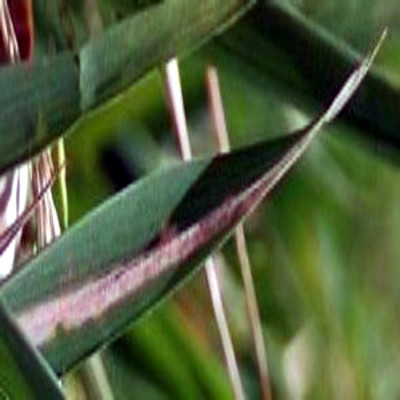
#> input picture dataset/images/bacterial/31.jpg, 400 x 400 px
$ python -i util.py   (imports and definitions only)
#> lines starting #> are read from the running program, lines starting #| are printed output that depends on the picture; after the words box and inside, x2 and y2 are one past the last pixel; in counts of white or black regions, pixels touching at a corner belong together
### utilities/const.py
import sys

from sklearn.calibration import LabelEncoder
from sklearn.discriminant_analysis import StandardScaler

sys.path.append(r'lib')
sys.path.append(r'utilities')
sys.path.append(r'pre')

import os
import cv2
import numpy as np
from enum import Enum
from sklearn.metrics import accuracy_score
from sklearn.model_selection import KFold, cross_val_score, train_test_split
from sklearn.svm import SVC
from utilities.features import *

"""
INITIAL PAThS
"""
MODEL_PATH = r'dataset\model\models'
SCALER_PATH = r'dataset\model\scalers'
FEATURE_PATH = r'dataset\model\features'
SEGMENTED_PATH = r'dataset\segmented'
AUGMENTED_PATH = r'dataset\augmented'
DATA_PATH = r'dataset\model'
CAPTURED_PATH = r'dataset\captured'
NEW_PATH = r'dataset\training'
TRAINING_PATH = r'dataset\finalized\training'
VALIDATION_PATH = r'dataset\finalized\validation'
TESTING_PATH = r'dataset\finalized\testing'
UNLABLED_PATH = r'dataset\plants'
PHILRICE_PATH = r'dataset\philrice'
DATASET_PATH = r'dataset\mix and match\ONNO'
SEG_PATH = r'dataset\model'
LOGS_PATH = r'reports'

"""
GENERAL CONSTANTS
"""
class Model(Enum):
    BaseModel       = 0
    ParticleSwarm   = 1
    AntColony       = 2
    ArtificialBee   = 3

class Disease(Enum):
    blb     =   0
    hlt     =   1
    rb     =   2
    sb     =   3

label_encoder = LabelEncoder()

DISEASES = ['blb', 'hlt', 'rb', 'sb']
CLASSIFIER = SVC(C=10, kernel='rbf', probability=True)
CORES = os.cpu_count() // 2
CORES = CORES if CORES // 2 >= os.cpu_count() else CORES + 1
PARAM_GRID = {
    'C': [0.1, 1, 10],
    'kernel': ['rbf'],
    'gamma': ['scale', 'auto'] + [0.1, 1],
    # 'coef0': [0.0, 2.0],
    'class_weight': [None, 'balanced'],
    'decision_function_shape': ['ovr', 'ovo'],
    # 'shrinking': [True, False],
    'probability': [True, False],  # Add this line to control the randomness of the underlying implementation
    # 'random_state': [None, 0, 42]  # Add this line to control the seed of the random number generator
}
FOLDS = 4 # Amount of folds, KFOLD is automatically applied if FOLDS > 1
SHUFFLE = True # False to ensure replicability over all models

R_STATE = None # Select Random State to ensure replicablity
TEST_SIZE = 0.2 #  Percentage of test size
VAL_SIZE = 0.25
"""
OBJECTIVE FUNCTION
"""

# [54 lines left out: functions fitness_cv, fitness, fitness_pso, not called in this run]

"""
FOR PRE-PROCESSING
"""
WIDTH, HEIGHT = 500, 500
FEAT_W = FEAT_H = 100
LTHRESHOLD = 128
DENOISE_KERNEL = (3, 3)
DENOISE_SIGMA = 0

LB = 191
UB = 251

SHARPEN_KERNEL = np.array([[-1, -1, -1],
                           [-1, 9, -1],
                           [-1, -1, -1]], dtype=np.float32)

AUGMENTATIONS = [
    ('H_FLIP', lambda img: cv2.flip(img, 1)),
    ('V_FLIP', lambda img: cv2.flip(img, 0)),
    ('ROT90C', lambda img: cv2.rotate(img, cv2.ROTATE_90_CLOCKWISE)),
    ('ROT180', lambda img: cv2.rotate(img, cv2.ROTATE_180)),
    ('ROT90O', lambda img: cv2.rotate(img, cv2.ROTATE_90_COUNTERCLOCKWISE)),
    ('CONINC', lambda img: cv2.convertScaleAbs(img, alpha=1.5, beta=0)),
    ('CONDEC', lambda img: cv2.convertScaleAbs(img, alpha=0.5, beta=0)),
    ('BR_INC', lambda img: cv2.convertScaleAbs(img, alpha=1, beta=50)),
    ('BR_DEC', lambda img: cv2.convertScaleAbs(img, alpha=1, beta=-50)),
    ('IMBLUR', lambda img: cv2.GaussianBlur(img, (5, 5), 0)),  # Apply Gaussian blur
    ('SHARPN', lambda img: cv2.filter2D(img, -1, SHARPEN_KERNEL)),  # Apply sharpening filter
]
"""
FOR FEATURE EXTRACTION
"""
# HOG (SHAPE) FEATURES
PPC = (8, 8)
CPB = (1, 1)
ORIENT = 8

# LBP (TEXTURE) FEATURES
RADIUS = 1
POINTS = 8 * RADIUS

# GLCM (TEXTURE) FEATURES
DISTANCE = 1
ANGLES = 0
LEVELS = 256

# COLOR COHERANCE FEATURES
N_BINS = 8

FEATURES = {
    'SHP-HOG' : lambda image: getHOGFeatures(image, ORIENT, PPC, CPB),
    # 'IMG-HOG' : lambda image: getHOGImageFeatures(image, ORIENT, PPC, CPB),
    'TXR-GLCM': lambda image: getGLCMFeatures(image, DISTANCE, ANGLES, LEVELS),
    'TXR-LBP' : lambda image: getLBPFeatures(image, RADIUS, POINTS),
    'COL-HSV' : lambda image: getHSVFeatures(image),
    'COL-LAB' : lambda image: getLABFeatures(image),
    'COL-RGB' : lambda image: getRGBFeatures(image),
    'COL-STAT' : lambda image: getStatFeatures(image),
    'COL-COLHIST': lambda image: getColHistFeatures(image),
    'COL-CCV': lambda image: getCCVFeatures(image, N_BINS)
}

GROUPED_FEATURES = {}
for feature, _ in FEATURES.items():
    prefix = feature.split('-')[0]  # Extract the prefix
    if prefix not in GROUPED_FEATURES:
        GROUPED_FEATURES[prefix] = []
    GROUPED_FEATURES[prefix].append(feature)

### utilities/util.py
import sys
import cv2
import numpy as np
import joblib, functools
from pre.segment import segment_leaf

from utilities.const import *

def displayImages(size=175, **imgs):
    for model, img in imgs.items():
        img = cv2.resize(img, (size, size))
        cv2.imshow(model, img)

def displayChannels(image, size=150, alpha=1, upper=255, lower=127, eq=True, mask=False):
#> called with size = 150, alpha = 1, upper = 255, lower = 127, eq = True, mask = False
    rgb = cv2.medianBlur(image, ksize=3)
    lab = cv2.cvtColor(rgb, cv2.COLOR_RGB2LAB)
#> lab: shape (400, 400, 3); mean of channels 0, 1, 2 96.5, 117.1, 145.4
    hsv = cv2.cvtColor(rgb, cv2.COLOR_RGB2HSV)
#> hsv: shape (400, 400, 3); mean H, S, V 54, 118.7, 98.5

    l, a, B = cv2.split(lab)
    h, s, v = cv2.split(hsv)
    r, g, c = cv2.split(rgb)

    l = cv2.equalizeHist(l)
    a = cv2.equalizeHist(a)
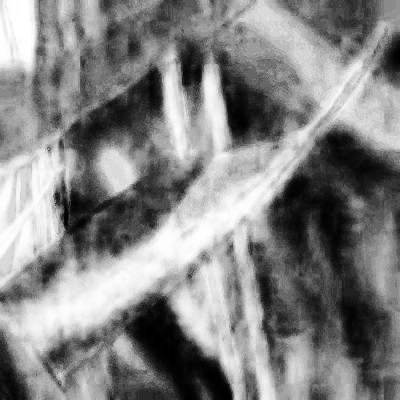
#> a: shape (400, 400); min 0, max 255, mean 131.4
    B = cv2.equalizeHist(B)
    h = cv2.equalizeHist(h)
    s = cv2.equalizeHist(s)
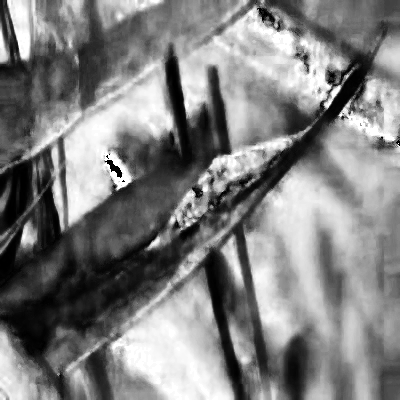
#> s: shape (400, 400); min 0, max 255, mean 127.8
    v = cv2.equalizeHist(v)
    r = cv2.equalizeHist(r)
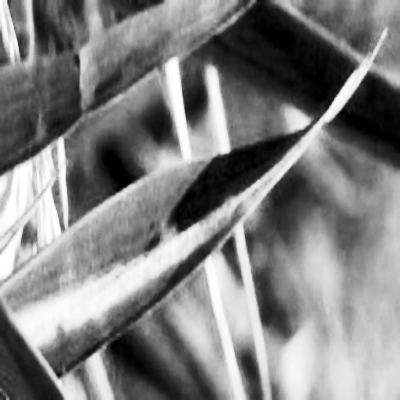
#> r: shape (400, 400); min 0, max 255, mean 127.7
    g = cv2.equalizeHist(g)
    c = cv2.equalizeHist(c)
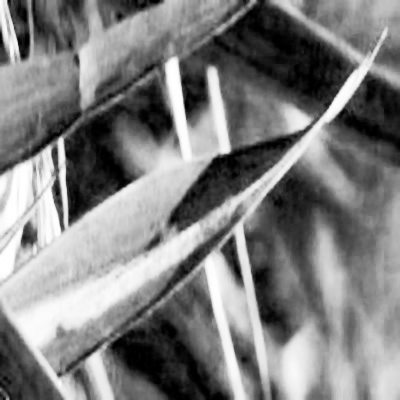
#> c: shape (400, 400); min 0, max 255, mean 127.1

    # a = 255-a
    # B = 255-B
    # l = 255-l

    l = cv2.convertScaleAbs(l, alpha=alpha)
    a = cv2.convertScaleAbs(a, alpha=alpha)
    B = cv2.convertScaleAbs(B, alpha=alpha)
    h = cv2.convertScaleAbs(h, alpha=alpha)
    s = cv2.convertScaleAbs(s, alpha=alpha)
    v = cv2.convertScaleAbs(v, alpha=alpha)
    r = cv2.convertScaleAbs(r, alpha=alpha)
    g = cv2.convertScaleAbs(g, alpha=2.5)
    c = cv2.convertScaleAbs(c, alpha=alpha)

    _, l = cv2.threshold(l, LB, upper, cv2.THRESH_BINARY)
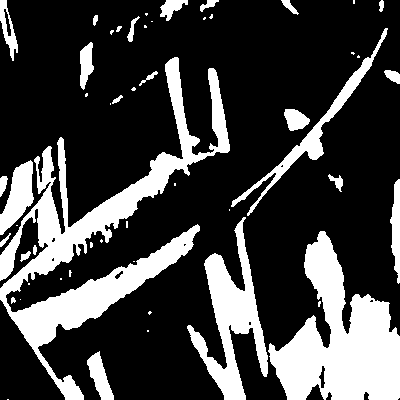
#> l: shape (400, 400); 25.5% white; 53 white regions (27 under 20 px), largest, box (x1, y1, x2, y2) and area: (0, 57, 230, 400) 16161, (268, 231, 400, 400) 11698, (187, 217, 268, 400) 5199
    _, a = cv2.threshold(a, LB, upper, cv2.THRESH_BINARY)
#> a: shape (400, 400); 26.1% white; 56 white regions (37 under 20 px), largest, box (x1, y1, x2, y2) and area: (0, 0, 400, 363) 25271, (0, 139, 73, 288) 6459, (174, 248, 242, 400) 3796
    _, B = cv2.threshold(B, LB, upper, cv2.THRESH_BINARY)
#> B: shape (400, 400); 26.4% white; 36 white regions (20 under 20 px), largest, box (x1, y1, x2, y2) and area: (249, 136, 400, 400) 22721, (128, 284, 235, 400) 6988, (50, 63, 165, 227) 6484
    _, h = cv2.threshold(h, LB, upper, cv2.THRESH_BINARY)
#> h: shape (400, 400); 24.9% white; 92 white regions (66 under 20 px), largest, box (x1, y1, x2, y2) and area: (0, 134, 280, 400) 24986, (0, 31, 112, 139) 5269, (304, 44, 400, 155) 3970
    _, s = cv2.threshold(s, LB, upper, cv2.THRESH_BINARY)
#> s: shape (400, 400); 24.9% white; 85 white regions (41 under 20 px), largest, box (x1, y1, x2, y2) and area: (111, 282, 233, 400) 7664, (64, 60, 173, 224) 7209, (179, 7, 342, 116) 6428
    _, v = cv2.threshold(v, LB, upper, cv2.THRESH_BINARY)
#> v: shape (400, 400); 25.4% white; 52 white regions (26 under 20 px), largest, box (x1, y1, x2, y2) and area: (0, 57, 206, 400) 16764, (305, 230, 400, 400) 8541, (184, 218, 268, 400) 5280
    _, r = cv2.threshold(r, LB, upper, cv2.THRESH_BINARY)
#> r: shape (400, 400); 24.9% white; 28 white regions (10 under 20 px), largest, box (x1, y1, x2, y2) and area: (8, 28, 388, 400) 15037, (0, 57, 230, 297) 10268, (275, 242, 400, 400) 10101
    _, g = cv2.threshold(g, LB, upper, cv2.THRESH_BINARY)
#> g: shape (400, 400); 70.2% white; 71 black regions (35 under 20 px), largest, box (x1, y1, x2, y2) and area: (65, 0, 360, 400) 20793, (327, 71, 400, 168) 4074, (0, 70, 83, 176) 3614
    _, c = cv2.threshold(c, LB, upper, cv2.THRESH_BINARY)
#> c: shape (400, 400); 24.8% white; 37 white regions (20 under 20 px), largest, box (x1, y1, x2, y2) and area: (0, 27, 388, 400) 31632, (276, 328, 315, 400) 1922, (368, 328, 400, 400) 1466

    # Define the shape of the kernel (e.g., a square)
    kernel_shape = cv2.MORPH_RECT  # You can use cv2.MORPH_RECT, cv2.MORPH_ELLIPSE, or cv2.MORPH_CROSS

    # Define the size of the kernel (width and height)
    kernel_size = (5, 5)  # Adjust the size as needed

    # Create the kernel
    kernel = cv2.getStructuringElement(kernel_shape, kernel_size)

    # [9 lines of commented-out code are left out]
    leaf = cv2.bitwise_or(s, v)
#> leaf: shape (400, 400); 49.3% white; 113 white regions (61 under 20 px), largest, box (x1, y1, x2, y2) and area: (0, 7, 342, 400) 31032, (267, 172, 400, 400) 13825, (111, 218, 268, 400) 12343

    dise = cv2.bitwise_or(a, h)
#> dise: shape (400, 400); 40.2% white; 83 white regions (59 under 20 px), largest, box (x1, y1, x2, y2) and area: (0, 0, 400, 400) 48167, (0, 0, 112, 139) 7767, (174, 248, 242, 400) 3825

    imask = cv2.bitwise_xor(dise, leaf)
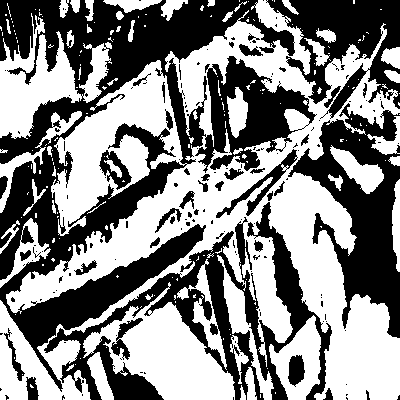
#> imask: shape (400, 400); 52.4% white; 168 black regions (130 under 20 px), largest, box (x1, y1, x2, y2) and area: (0, 0, 317, 392) 39325, (44, 202, 332, 400) 13488, (288, 103, 400, 338) 10812
    imask = leaf

    if mask:
        l = cv2.bitwise_and(image, image, mask=l)
        a = cv2.bitwise_and(image, image, mask=a)
        B = cv2.bitwise_and(image, image, mask=B)
        h = cv2.bitwise_and(image, image, mask=h)
        s = cv2.bitwise_and(image, image, mask=s)
        v = cv2.bitwise_and(image, image, mask=v)
        r = cv2.bitwise_and(image, image, mask=r)
        g = cv2.bitwise_and(image, image, mask=g)
        c = cv2.bitwise_and(image, image, mask=c)

    masked = cv2.bitwise_and(image, image, mask=imask)
    leaf = cv2.bitwise_and(image, image, mask=leaf)
    dise = cv2.bitwise_and(image, image, mask=dise)
#> dise: shape (400, 400, 3)

    displayImages(
        Main=masked,
        l=l,
        a=a,
        B=B,
        y=h,
        s=s,
        v=v,
        r=r,
        g=g,
        c=c,
        p=dise,
        u=leaf,
    )
#> the loop in displayImages, `for model, img in imgs.items():` made 12 passes
#> pass 2, in displayImages, `cv2.imshow(model, img)`:
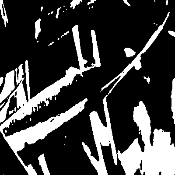
#> window 'l': shape (175, 175); min 0, max 255, mean 64.9

def testseg(image):
    r, g, b = cv2.split(image)
    n, tg = cv2.threshold(g, 163, 255, cv2.THRESH_BINARY)
    g = cv2.bitwise_and(g, g, mask=tg)
    image = cv2.merge((r, g, b))
    displayImages(gs=g, rs=r,bs=b)

def stopWait():
    cv2.waitKey()
    cv2.destroyAllWindows()

def predictImage(image, model: Model):
    classifier = joblib.load(f"{MODEL_PATH}/{model.name}.joblib")
    scaler = joblib.load(f"{SCALER_PATH}/{model.name}.pkl")
    encoder = joblib.load(r'dataset\model\encoder.joblib')

    image = cv2.imread(image)
    image = segment_leaf(image)
    image = cv2.resize(image, (FEAT_W, FEAT_H))
    X = [getFeatures(image)]
    X = scaler.transform(X)

    if model is not Model.BaseModel:
        selected_features = np.load(f"{FEATURE_PATH}/{model.name}.npy")
        X = X[:,selected_features]

    prediction = classifier.predict_proba(X)
    print(encoder.classes_)

    return prediction

def saveModel(classifier, scaler, model, subset=None):
    print("Model Saving")
    joblib.dump(classifier, f"{MODEL_PATH}/{model.name}.joblib")
    joblib.dump(scaler, f"{SCALER_PATH}/{model.name}.pkl")
    if subset is not None:
        np.save(f"{FEATURE_PATH}/{model.name}.npy", subset)
    print("Model Saved")

def getFeatures(image):
    features = []
    for _, feature_func in FEATURES.items():
        features.extend(feature_func(image))
    return np.array(features)

>>> import cv2
>>> picture = cv2.cvtColor(cv2.imread('../dataset/images/bacterial/31.jpg'), cv2.COLOR_BGR2RGB)
>>> result = displayChannels(picture)

$ run again, on dataset/images/bacterial/32.jpg
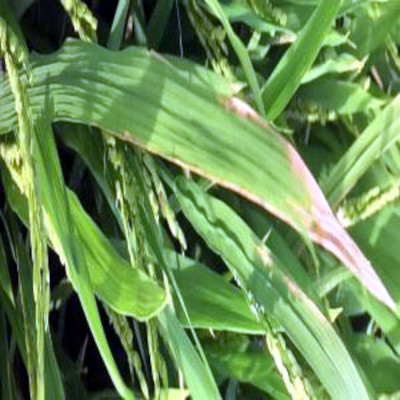
#> input picture dataset/images/bacterial/32.jpg, 400 x 400 px
#> lab: shape (400, 400, 3); mean of channels 0, 1, 2 138.9, 105.6, 153.4
#> hsv: shape (400, 400, 3); mean H, S, V 54.5, 113.9, 143.5
#> in displayChannels, `_, l = cv2.threshold(l, LB, upper, cv2.THRESH_BINARY)`:
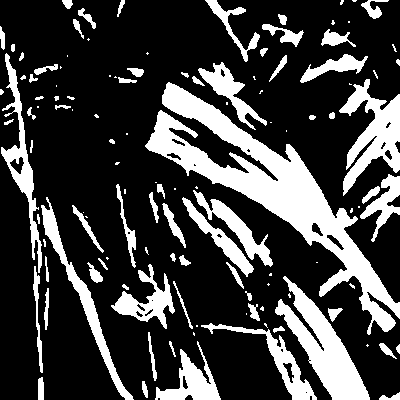
#> l: shape (400, 400); 25.2% white; 120 white regions (50 under 20 px), largest, box (x1, y1, x2, y2) and area: (145, 82, 400, 335) 13050, (275, 276, 370, 400) 4104, (339, 79, 400, 196) 3098
#> leaf: shape (400, 400); 49.3% white; 387 white regions (220 under 20 px), largest, box (x1, y1, x2, y2) and area: (146, 82, 400, 336) 14674, (254, 0, 400, 196) 11004, (33, 118, 175, 400) 10652
#> imask: shape (400, 400); 58.3% white; 560 black regions (447 under 20 px), largest, box (x1, y1, x2, y2) and area: (160, 118, 400, 400) 22441, (0, 0, 324, 400) 19777, (281, 0, 400, 150) 4694
#> the loop in displayImages, `for model, img in imgs.items():` made 12 passes
#> pass 2, in displayImages, `cv2.imshow(model, img)`:
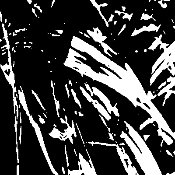
#> window 'l': shape (175, 175); min 0, max 255, mean 64.1

$ run again, on dataset/images/bacterial/33.jpg
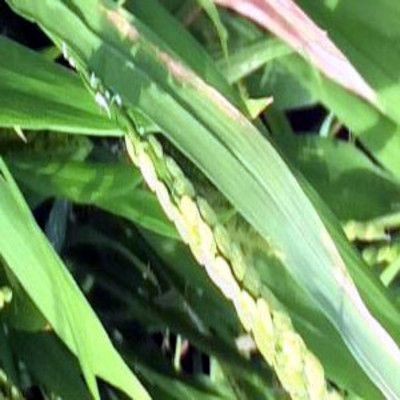
#> input picture dataset/images/bacterial/33.jpg, 400 x 400 px
#> lab: shape (400, 400, 3); mean of channels 0, 1, 2 143.5, 105.8, 152.3
#> hsv: shape (400, 400, 3); mean H, S, V 54.9, 111.4, 148.7
#> in displayChannels, `_, l = cv2.threshold(l, LB, upper, cv2.THRESH_BINARY)`:
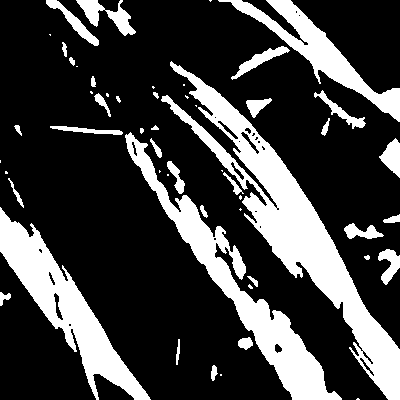
#> l: shape (400, 400); 25.1% white; 54 white regions (20 under 20 px), largest, box (x1, y1, x2, y2) and area: (161, 61, 400, 400) 14092, (125, 132, 342, 400) 8527, (0, 207, 151, 400) 7515
#> leaf: shape (400, 400); 50.4% white; 139 black regions (105 under 20 px), largest, box (x1, y1, x2, y2) and area: (0, 0, 400, 400) 68345, (291, 0, 400, 94) 4214, (28, 333, 90, 400) 1985
#> imask: shape (400, 400); 50.9% white; 267 black regions (191 under 20 px), largest, box (x1, y1, x2, y2) and area: (0, 0, 400, 400) 64425, (70, 242, 156, 306) 1744, (0, 320, 43, 400) 1191
#> the loop in displayImages, `for model, img in imgs.items():` made 12 passes
#> pass 2, in displayImages, `cv2.imshow(model, img)`:
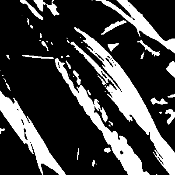
#> window 'l': shape (175, 175); min 0, max 255, mean 64

$ run again, on dataset/images/bacterial/34.jpg
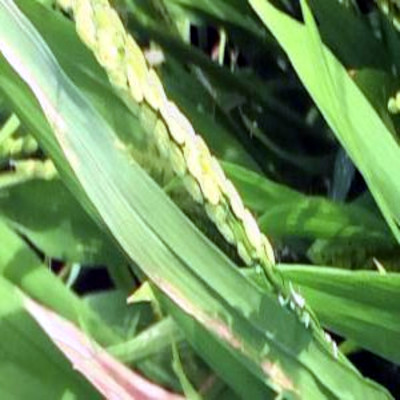
#> input picture dataset/images/bacterial/34.jpg, 400 x 400 px
#> lab: shape (400, 400, 3); mean of channels 0, 1, 2 143.5, 105.7, 152.6
#> hsv: shape (400, 400, 3); mean H, S, V 54.5, 112, 148.7
#> leaf: shape (400, 400); 50.7% white; 124 black regions (90 under 20 px), largest, box (x1, y1, x2, y2) and area: (0, 0, 400, 400) 67785, (0, 306, 109, 400) 3981, (310, 0, 400, 66) 2940
#> imask: shape (400, 400); 51.1% white; 301 black regions (227 under 20 px), largest, box (x1, y1, x2, y2) and area: (0, 0, 400, 400) 62613, (253, 93, 329, 157) 1490, (150, 0, 198, 54) 1302
#> the loop in displayImages, `for model, img in imgs.items():` made 12 passes
#> pass 2, in displayImages, `cv2.imshow(model, img)`:
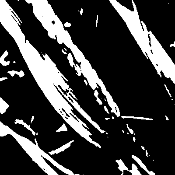
#> window 'l': shape (175, 175); min 0, max 255, mean 63.9
